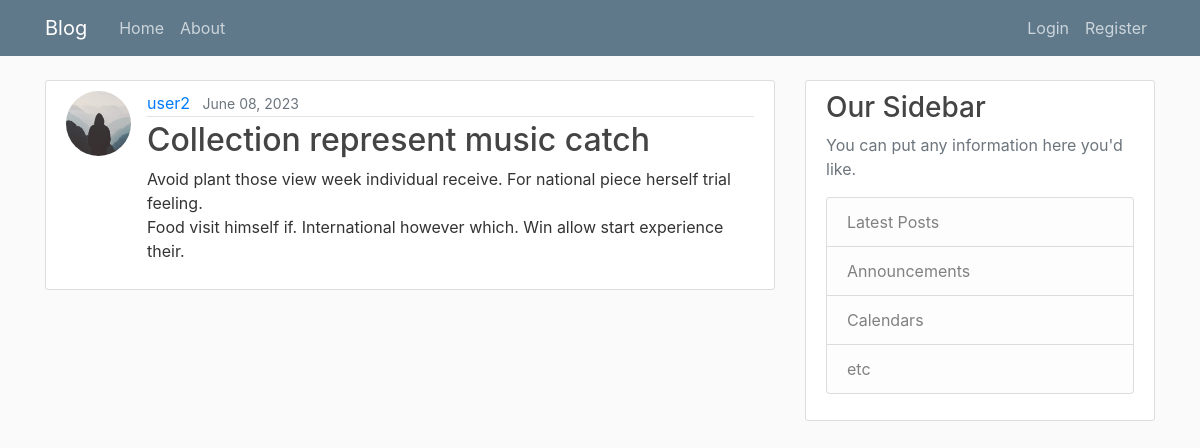
The app's page /post/31/ with its own data.
### posts/models.py (models this page shows, shortened)
class Post(models.Model):
    title = models.CharField(_('title'), max_length=60, blank=False)
    slug = models.SlugField(_('slug'), unique=True, blank=True)
    image = models.ImageField(_('image'), default='default.jpg', upload_to='post_pics/%Y/%m/%d/')
    content = models.TextField(_('content'), blank=False)
    date_posted = models.DateTimeField(_('date posted'), auto_now_add=True)
    date_updated = models.DateTimeField(_('date updated'), auto_now=True)
    is_edited = models.BooleanField(_('edited'), default=False)
    like = models.IntegerField(_('like'), default=0)
    dislike = models.IntegerField(_('dislike'), default=0)
    author = models.ForeignKey(MyUser, on_delete=models.CASCADE)
    class Meta:
        db_table = 'Posts'
        verbose_name = _('post')
        verbose_name_plural = _('posts')

### users/models.py (models this page shows, shortened)
class MyUser(AbstractBaseUser, PermissionsMixin):
    username_validator = UnicodeUsernameValidator()
    GENDER_CHOICES = [
        ('M', 'Male'),
        ('F', 'Female'),
        ('O', 'Others'),
    ]
    username = models.CharField(
        _("username"),
        max_length=50,
        unique=True,
        help_text=_("Required. 50 characters or fewer. Letters, digits and @/./+/-/_ only."),
        validators=[username_validator],
        error_messages={
            'unique': _("A user with that username already exists."),
        },
    )
    first_name = models.CharField(_('first name'), max_length=50, blank=True)
    last_name = models.CharField(_('last name'), max_length=50, blank=True)
    email = models.EmailField(_('email'), unique=True)
    is_staff = models.BooleanField(_('staff'), default=False)
    is_active = models.BooleanField(_('active'), default=True)
    date_joined = models.DateTimeField(_('date joined'), auto_now_add=True)
    date_updated = models.DateTimeField(_('date updated'), auto_now=True)
    profile_picture = models.ImageField(_('profile picture'), default='default.jpg', upload_to='profile_pictures')
    biography = models.TextField(_('biography'), blank=True)
    gender = models.CharField(_('gender'), choices=GENDER_CHOICES, blank=True, max_length=10)
    birthday = models.DateField(_('birthday'), blank=True, null=True)
    objects = MyUserManager()
    EMAIL_FIELD = 'email'
    USERNAME_FIELD = 'username'
    REQUIRED_FIELDS = ['email']
    def __str__(self):
        return self.username
    class Meta:
        db_table = 'MyUser'
        verbose_name = _('user')
        verbose_name_plural = _('users')

### posts/views.py (the view)
# urls.py: path('post/<int:pk>/', views.PostDetailView.as_view(), name='post-detail'),
class PostDetailView(DetailView):
    model = Post

### posts/templates/posts/post_detail.html (shortened to what this page needs)
{% extends 'base.html' %}
{% block content %}
    <article class="media content-section">
        <img class="rounded-circle article-img" src="{{ object.author.profile_picture.url }}">
        <div class="media-body">
            <div class="article-metadata">
                <a class="mr-2" href="{% url 'post-user' object.author %}">{{ object.author }}</a>
                <small class="text-muted">{{ object.date_posted|date:"F d, Y" }}</small>
            </div>
            <h2 class="article-title">{{ object.title }}</h2>
            <p class="article-content">{{ object.content }}</p>
        </div>
    </article>
{% endblock %}

### posts/static/css/main.css (style rules this page uses)
body { background: #fafafa; color: #333333; margin-top: 5rem; }
h1, h2, h3, h4, h5, h6 { color: #444444; }
.content-section { background: #ffffff; padding: 10px 20px; border: 1px solid #dddddd; border-radius: 3px; margin-bottom: 20px; }
.article-title { color: #444444; }
.article-content { white-space: pre-line; }
.article-img { height: 65px; width: 65px; margin-right: 16px; }
.article-metadata { padding-bottom: 1px; margin-bottom: 4px; border-bottom: 1px solid #e3e3e3 }

### records on screen
Post: author.profile_picture (placeholder picture), author "user2", date_posted "June 08, 2023", title "Collection represent music catch", content "Avoid plant those view week individual receive. For national piece herself trial feeling. Food visit himself if. International however which. Win allow start experience their."
